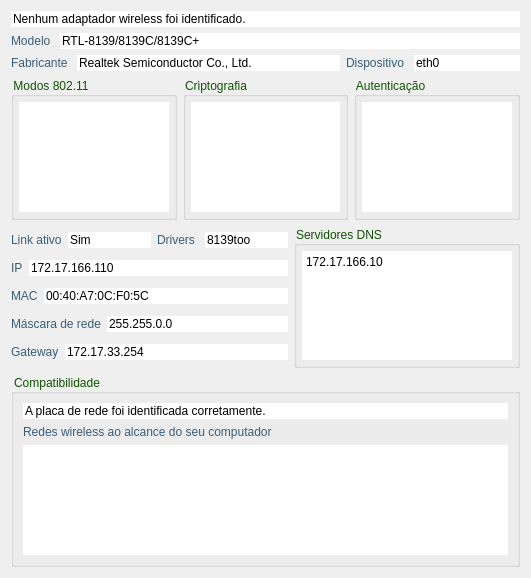
<?xml version="1.0" encoding="UTF-8"?>
<ui version="4.0">
 <class>wirelessFrame</class>
 <widget class="QFrame" name="wirelessFrame">
  <property name="geometry">
   <rect>
    <x>0</x>
    <y>0</y>
    <width>531</width>
    <height>578</height>
   </rect>
  </property>
  <property name="windowTitle">
   <string>Frame</string>
  </property>
  <property name="frameShape">
   <enum>QFrame::NoFrame</enum>
  </property>
  <property name="frameShadow">
   <enum>QFrame::Plain</enum>
  </property>
  <property name="lineWidth">
   <number>0</number>
  </property>
  <layout class="QVBoxLayout" name="verticalLayout_3">
   <item>
    <widget class="QLineEdit" name="notFoundLineEdit">
     <property name="styleSheet">
      <string>color: rgb(0, 0, 0);
background-image: url(:/ldc_white_bckg/ldc_white_bckg.png);</string>
     </property>
     <property name="text">
      <string>Nenhum adaptador wireless foi identificado.</string>
     </property>
     <property name="frame">
      <bool>false</bool>
     </property>
    </widget>
   </item>
   <item>
    <layout class="QHBoxLayout" name="horizontalLayout">
     <property name="sizeConstraint">
      <enum>QLayout::SetDefaultConstraint</enum>
     </property>
     <item>
      <widget class="QLabel" name="modelLabel">
       <property name="styleSheet">
        <string>color: rgb(57, 93, 118);</string>
       </property>
       <property name="text">
        <string>Modelo </string>
       </property>
      </widget>
     </item>
     <item>
      <widget class="QLineEdit" name="modelLineEdit">
       <property name="styleSheet">
        <string>color: rgb(0, 0, 0);
background-image: url(:/ldc_white_bckg/ldc_white_bckg.png);</string>
       </property>
       <property name="text">
        <string>RTL-8139/8139C/8139C+</string>
       </property>
       <property name="frame">
        <bool>false</bool>
       </property>
       <property name="cursorPosition">
        <number>0</number>
       </property>
       <property name="readOnly">
        <bool>true</bool>
       </property>
      </widget>
     </item>
    </layout>
   </item>
   <item>
    <layout class="QHBoxLayout" name="horizontalLayout_3">
     <item>
      <widget class="QLabel" name="vendorLabel">
       <property name="styleSheet">
        <string>color: rgb(57, 93, 118);</string>
       </property>
       <property name="text">
        <string>Fabricante </string>
       </property>
      </widget>
     </item>
     <item>
      <widget class="QLineEdit" name="vendorLineEdit">
       <property name="styleSheet">
        <string>color: rgb(0, 0, 0);
background-image: url(:/ldc_white_bckg/ldc_white_bckg.png);</string>
       </property>
       <property name="text">
        <string>Realtek Semiconductor Co., Ltd. </string>
       </property>
       <property name="frame">
        <bool>false</bool>
       </property>
       <property name="cursorPosition">
        <number>0</number>
       </property>
       <property name="readOnly">
        <bool>true</bool>
       </property>
      </widget>
     </item>
     <item>
      <widget class="QLabel" name="deviceFileLabel">
       <property name="styleSheet">
        <string>color: rgb(57, 93, 118);</string>
       </property>
       <property name="text">
        <string>Dispositivo </string>
       </property>
      </widget>
     </item>
     <item>
      <widget class="QLineEdit" name="deviceFileLineEdit">
       <property name="sizePolicy">
        <sizepolicy hsizetype="Minimum" vsizetype="Fixed">
         <horstretch>0</horstretch>
         <verstretch>0</verstretch>
        </sizepolicy>
       </property>
       <property name="styleSheet">
        <string>color: rgb(0, 0, 0);
background-image: url(:/ldc_white_bckg/ldc_white_bckg.png);</string>
       </property>
       <property name="text">
        <string>eth0</string>
       </property>
       <property name="frame">
        <bool>false</bool>
       </property>
       <property name="cursorPosition">
        <number>0</number>
       </property>
       <property name="readOnly">
        <bool>true</bool>
       </property>
      </widget>
     </item>
    </layout>
   </item>
   <item>
    <layout class="QHBoxLayout" name="horizontalLayout_4">
     <item>
      <widget class="QGroupBox" name="wifimodesGroupBox">
       <property name="styleSheet">
        <string>color: rgb(15, 82, 2);</string>
       </property>
       <property name="title">
        <string>Modos 802.11</string>
       </property>
       <layout class="QVBoxLayout" name="verticalLayout_6">
        <property name="margin">
         <number>5</number>
        </property>
        <item>
         <widget class="QListWidget" name="wifimodesListWidget">
          <property name="styleSheet">
           <string>color: rgb(0, 0, 0);
background-image: url(:/ldc_white_bckg/ldc_white_bckg.png);</string>
          </property>
          <property name="frameShape">
           <enum>QFrame::NoFrame</enum>
          </property>
          <property name="frameShadow">
           <enum>QFrame::Plain</enum>
          </property>
         </widget>
        </item>
       </layout>
      </widget>
     </item>
     <item>
      <widget class="QGroupBox" name="encryptionGroupBox">
       <property name="styleSheet">
        <string>color: rgb(15, 82, 2);</string>
       </property>
       <property name="title">
        <string>Criptografia</string>
       </property>
       <layout class="QVBoxLayout" name="verticalLayout_4">
        <property name="margin">
         <number>5</number>
        </property>
        <item>
         <widget class="QListWidget" name="encryptionListWidget">
          <property name="styleSheet">
           <string>color: rgb(0, 0, 0);
background-image: url(:/ldc_white_bckg/ldc_white_bckg.png);</string>
          </property>
          <property name="frameShape">
           <enum>QFrame::NoFrame</enum>
          </property>
          <property name="frameShadow">
           <enum>QFrame::Plain</enum>
          </property>
         </widget>
        </item>
       </layout>
      </widget>
     </item>
     <item>
      <widget class="QGroupBox" name="authenticationGroupBox">
       <property name="styleSheet">
        <string>color: rgb(15, 82, 2);</string>
       </property>
       <property name="title">
        <string>Autenticação</string>
       </property>
       <layout class="QVBoxLayout" name="verticalLayout_5">
        <property name="margin">
         <number>5</number>
        </property>
        <item>
         <widget class="QListWidget" name="authenticationListWidget">
          <property name="styleSheet">
           <string>color: rgb(0, 0, 0);
background-image: url(:/ldc_white_bckg/ldc_white_bckg.png);</string>
          </property>
          <property name="frameShape">
           <enum>QFrame::NoFrame</enum>
          </property>
          <property name="frameShadow">
           <enum>QFrame::Plain</enum>
          </property>
         </widget>
        </item>
       </layout>
      </widget>
     </item>
    </layout>
   </item>
   <item>
    <layout class="QHBoxLayout" name="horizontalLayout_2">
     <item>
      <layout class="QVBoxLayout" name="verticalLayout_7">
       <item>
        <layout class="QHBoxLayout" name="linkDriversLayout">
         <item>
          <widget class="QLabel" name="linkUpLabel">
           <property name="styleSheet">
            <string>color: rgb(57, 93, 118);</string>
           </property>
           <property name="text">
            <string>Link ativo</string>
           </property>
          </widget>
         </item>
         <item>
          <widget class="QLineEdit" name="linkUpLineEdit">
           <property name="styleSheet">
            <string>color: rgb(0, 0, 0);
background-image: url(:/ldc_white_bckg/ldc_white_bckg.png);</string>
           </property>
           <property name="text">
            <string>Sim</string>
           </property>
           <property name="frame">
            <bool>false</bool>
           </property>
           <property name="cursorPosition">
            <number>0</number>
           </property>
           <property name="readOnly">
            <bool>true</bool>
           </property>
          </widget>
         </item>
         <item>
          <widget class="QLabel" name="driversLabel">
           <property name="styleSheet">
            <string>color: rgb(57, 93, 118);</string>
           </property>
           <property name="text">
            <string>Drivers </string>
           </property>
          </widget>
         </item>
         <item>
          <widget class="QLineEdit" name="driversLineEdit">
           <property name="styleSheet">
            <string>color: rgb(0, 0, 0);
background-image: url(:/ldc_white_bckg/ldc_white_bckg.png);</string>
           </property>
           <property name="text">
            <string>8139too</string>
           </property>
           <property name="frame">
            <bool>false</bool>
           </property>
           <property name="cursorPosition">
            <number>0</number>
           </property>
           <property name="readOnly">
            <bool>true</bool>
           </property>
          </widget>
         </item>
        </layout>
       </item>
       <item>
        <layout class="QHBoxLayout" name="ipLayout">
         <item>
          <widget class="QLabel" name="ipLabel">
           <property name="layoutDirection">
            <enum>Qt::LeftToRight</enum>
           </property>
           <property name="styleSheet">
            <string>color: rgb(57, 93, 118);</string>
           </property>
           <property name="text">
            <string>IP</string>
           </property>
          </widget>
         </item>
         <item>
          <widget class="QLineEdit" name="ipLineEdit">
           <property name="styleSheet">
            <string>color: rgb(0, 0, 0);
background-image: url(:/ldc_white_bckg/ldc_white_bckg.png);</string>
           </property>
           <property name="text">
            <string>172.17.166.110</string>
           </property>
           <property name="frame">
            <bool>false</bool>
           </property>
           <property name="cursorPosition">
            <number>0</number>
           </property>
           <property name="alignment">
            <set>Qt::AlignLeading|Qt::AlignLeft|Qt::AlignVCenter</set>
           </property>
           <property name="readOnly">
            <bool>true</bool>
           </property>
          </widget>
         </item>
        </layout>
       </item>
       <item>
        <layout class="QHBoxLayout" name="macLayout">
         <item>
          <widget class="QLabel" name="macLabel">
           <property name="layoutDirection">
            <enum>Qt::LeftToRight</enum>
           </property>
           <property name="styleSheet">
            <string>color: rgb(57, 93, 118);</string>
           </property>
           <property name="text">
            <string>MAC</string>
           </property>
          </widget>
         </item>
         <item>
          <widget class="QLineEdit" name="macLineEdit">
           <property name="styleSheet">
            <string>color: rgb(0, 0, 0);
background-image: url(:/ldc_white_bckg/ldc_white_bckg.png);</string>
           </property>
           <property name="text">
            <string>00:40:A7:0C:F0:5C </string>
           </property>
           <property name="frame">
            <bool>false</bool>
           </property>
           <property name="cursorPosition">
            <number>0</number>
           </property>
           <property name="readOnly">
            <bool>true</bool>
           </property>
          </widget>
         </item>
        </layout>
       </item>
       <item>
        <layout class="QHBoxLayout" name="netmaskLayout">
         <item>
          <widget class="QLabel" name="netmaskLabel">
           <property name="styleSheet">
            <string>color: rgb(57, 93, 118);</string>
           </property>
           <property name="text">
            <string>Máscara de rede</string>
           </property>
          </widget>
         </item>
         <item>
          <widget class="QLineEdit" name="netmaskLineEdit">
           <property name="styleSheet">
            <string>color: rgb(0, 0, 0);
background-image: url(:/ldc_white_bckg/ldc_white_bckg.png);</string>
           </property>
           <property name="text">
            <string>255.255.0.0</string>
           </property>
           <property name="frame">
            <bool>false</bool>
           </property>
           <property name="cursorPosition">
            <number>0</number>
           </property>
           <property name="readOnly">
            <bool>true</bool>
           </property>
          </widget>
         </item>
        </layout>
       </item>
       <item>
        <layout class="QHBoxLayout" name="gatewayLayout">
         <item>
          <widget class="QLabel" name="gwLabel">
           <property name="layoutDirection">
            <enum>Qt::RightToLeft</enum>
           </property>
           <property name="styleSheet">
            <string>color: rgb(57, 93, 118);</string>
           </property>
           <property name="text">
            <string>Gateway</string>
           </property>
          </widget>
         </item>
         <item>
          <widget class="QLineEdit" name="gwLineEdit">
           <property name="styleSheet">
            <string>color: rgb(0, 0, 0);
background-image: url(:/ldc_white_bckg/ldc_white_bckg.png);</string>
           </property>
           <property name="text">
            <string>172.17.33.254</string>
           </property>
           <property name="frame">
            <bool>false</bool>
           </property>
           <property name="cursorPosition">
            <number>0</number>
           </property>
           <property name="readOnly">
            <bool>true</bool>
           </property>
          </widget>
         </item>
        </layout>
       </item>
      </layout>
     </item>
     <item>
      <widget class="QGroupBox" name="dnsGroupBox">
       <property name="styleSheet">
        <string>color: rgb(15, 82, 2);</string>
       </property>
       <property name="title">
        <string>Servidores DNS</string>
       </property>
       <layout class="QVBoxLayout" name="verticalLayout_2">
        <property name="margin">
         <number>5</number>
        </property>
        <item>
         <widget class="QTextEdit" name="dnsTextEdit">
          <property name="styleSheet">
           <string>color: rgb(0, 0, 0);
background-image: url(:/ldc_white_bckg/ldc_white_bckg.png);</string>
          </property>
          <property name="frameShape">
           <enum>QFrame::NoFrame</enum>
          </property>
          <property name="frameShadow">
           <enum>QFrame::Plain</enum>
          </property>
          <property name="readOnly">
           <bool>true</bool>
          </property>
          <property name="html">
           <string>&lt;!DOCTYPE HTML PUBLIC &quot;-//W3C//DTD HTML 4.0//EN&quot; &quot;http://www.w3.org/TR/REC-html40/strict.dtd&quot;&gt;
&lt;html&gt;&lt;head&gt;&lt;meta name=&quot;qrichtext&quot; content=&quot;1&quot; /&gt;&lt;style type=&quot;text/css&quot;&gt;
p, li { white-space: pre-wrap; }
&lt;/style&gt;&lt;/head&gt;&lt;body style=&quot; font-family:'Sans Serif'; font-size:9pt; font-weight:400; font-style:normal;&quot;&gt;
&lt;p style=&quot; margin-top:0px; margin-bottom:0px; margin-left:0px; margin-right:0px; -qt-block-indent:0; text-indent:0px;&quot;&gt;172.17.166.10&lt;/p&gt;&lt;/body&gt;&lt;/html&gt;</string>
          </property>
         </widget>
        </item>
       </layout>
      </widget>
     </item>
    </layout>
   </item>
   <item>
    <widget class="QGroupBox" name="compatGroupBox">
     <property name="sizePolicy">
      <sizepolicy hsizetype="Preferred" vsizetype="Preferred">
       <horstretch>0</horstretch>
       <verstretch>0</verstretch>
      </sizepolicy>
     </property>
     <property name="styleSheet">
      <string>color: rgb(15, 82, 2);</string>
     </property>
     <property name="title">
      <string>Compatibilidade</string>
     </property>
     <layout class="QVBoxLayout" name="verticalLayout">
      <property name="margin">
       <number>9</number>
      </property>
      <item>
       <widget class="QLineEdit" name="compatMsgLineEdit">
        <property name="styleSheet">
         <string>color: rgb(0, 0, 0);
background-image: url(:/ldc_white_bckg/ldc_white_bckg.png);</string>
        </property>
        <property name="text">
         <string>A placa de rede foi identificada corretamente.</string>
        </property>
        <property name="frame">
         <bool>false</bool>
        </property>
        <property name="cursorPosition">
         <number>0</number>
        </property>
        <property name="readOnly">
         <bool>true</bool>
        </property>
       </widget>
      </item>
      <item>
       <widget class="QLabel" name="wlansFoundLabel">
        <property name="styleSheet">
         <string>color: rgb(57, 93, 118);</string>
        </property>
        <property name="text">
         <string>Redes wireless ao alcance do seu computador</string>
        </property>
       </widget>
      </item>
      <item>
       <widget class="QListWidget" name="wlansFoundListWidget">
        <property name="styleSheet">
         <string>color: rgb(0, 0, 0);
background-image: url(:/ldc_white_bckg/ldc_white_bckg.png);</string>
        </property>
        <property name="frameShape">
         <enum>QFrame::NoFrame</enum>
        </property>
        <property name="frameShadow">
         <enum>QFrame::Plain</enum>
        </property>
       </widget>
      </item>
     </layout>
    </widget>
   </item>
  </layout>
 </widget>
 <resources>
  <include location="../../gui/resources/ldc_resources.qrc"/>
 </resources>
 <connections/>
</ui>
